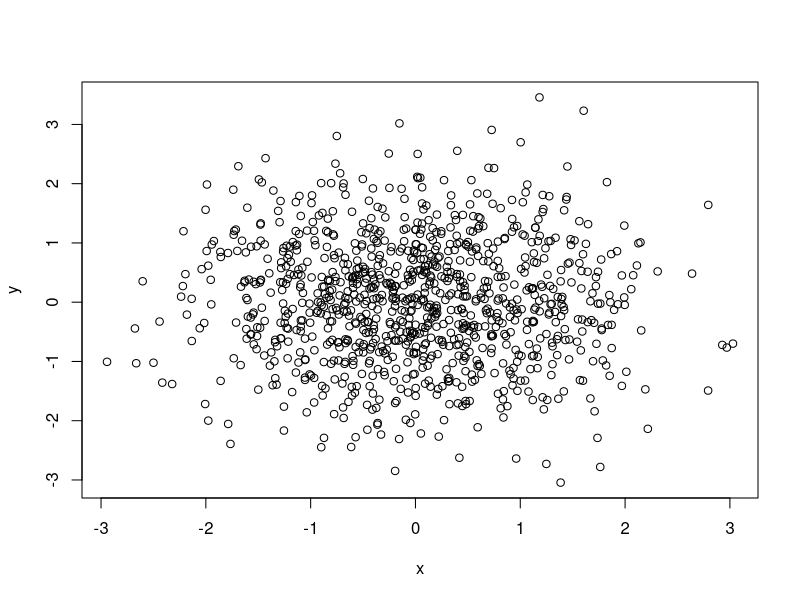

The R source for this figure:
## ---- chunk 1
knitr::opts_chunk$set(echo = TRUE)
## ---- chunk 2
x = rnorm(1000)
y = rnorm(1000)
plot(x,y)
